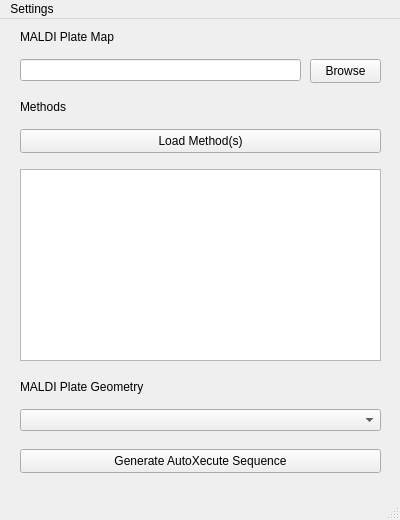
<?xml version="1.0" encoding="UTF-8"?>
<ui version="4.0">
 <class>MainWindow</class>
 <widget class="QMainWindow" name="MainWindow">
  <property name="geometry">
   <rect>
    <x>0</x>
    <y>0</y>
    <width>400</width>
    <height>520</height>
   </rect>
  </property>
  <property name="sizePolicy">
   <sizepolicy hsizetype="Fixed" vsizetype="Fixed">
    <horstretch>0</horstretch>
    <verstretch>0</verstretch>
   </sizepolicy>
  </property>
  <property name="minimumSize">
   <size>
    <width>400</width>
    <height>520</height>
   </size>
  </property>
  <property name="maximumSize">
   <size>
    <width>400</width>
    <height>520</height>
   </size>
  </property>
  <property name="windowTitle">
   <string>AutoXecute Sequence Generator</string>
  </property>
  <widget class="QWidget" name="CentralWidget">
   <widget class="QTableWidget" name="MethodsTable">
    <property name="geometry">
     <rect>
      <x>20</x>
      <y>150</y>
      <width>361</width>
      <height>192</height>
     </rect>
    </property>
   </widget>
   <widget class="QLabel" name="MaldiPlateMapLabel">
    <property name="geometry">
     <rect>
      <x>20</x>
      <y>10</y>
      <width>361</width>
      <height>16</height>
     </rect>
    </property>
    <property name="text">
     <string>MALDI Plate Map</string>
    </property>
   </widget>
   <widget class="QLineEdit" name="MaldiPlateMapLine">
    <property name="geometry">
     <rect>
      <x>20</x>
      <y>40</y>
      <width>281</width>
      <height>22</height>
     </rect>
    </property>
    <property name="readOnly">
     <bool>true</bool>
    </property>
   </widget>
   <widget class="QPushButton" name="MaldiPlateMapButton">
    <property name="geometry">
     <rect>
      <x>310</x>
      <y>40</y>
      <width>71</width>
      <height>24</height>
     </rect>
    </property>
    <property name="text">
     <string>Browse</string>
    </property>
   </widget>
   <widget class="QLabel" name="MethodsLabel">
    <property name="geometry">
     <rect>
      <x>20</x>
      <y>80</y>
      <width>361</width>
      <height>16</height>
     </rect>
    </property>
    <property name="text">
     <string>Methods</string>
    </property>
   </widget>
   <widget class="QPushButton" name="MethodsButton">
    <property name="geometry">
     <rect>
      <x>20</x>
      <y>110</y>
      <width>361</width>
      <height>24</height>
     </rect>
    </property>
    <property name="text">
     <string>Load Method(s)</string>
    </property>
   </widget>
   <widget class="QLabel" name="MaldiPlateGeometryLabel">
    <property name="geometry">
     <rect>
      <x>20</x>
      <y>360</y>
      <width>361</width>
      <height>16</height>
     </rect>
    </property>
    <property name="text">
     <string>MALDI Plate Geometry</string>
    </property>
   </widget>
   <widget class="QPushButton" name="GenerateAutoXecuteButton">
    <property name="geometry">
     <rect>
      <x>20</x>
      <y>430</y>
      <width>361</width>
      <height>24</height>
     </rect>
    </property>
    <property name="text">
     <string>Generate AutoXecute Sequence</string>
    </property>
   </widget>
   <widget class="QComboBox" name="MaldiPlateGeometryCombo">
    <property name="geometry">
     <rect>
      <x>20</x>
      <y>390</y>
      <width>361</width>
      <height>22</height>
     </rect>
    </property>
   </widget>
  </widget>
  <widget class="QStatusBar" name="statusbar"/>
  <widget class="QMenuBar" name="MenuBar">
   <property name="geometry">
    <rect>
     <x>0</x>
     <y>0</y>
     <width>400</width>
     <height>22</height>
    </rect>
   </property>
   <widget class="QMenu" name="Settings">
    <property name="title">
     <string>Settings</string>
    </property>
    <addaction name="ChangeGeometryFilesDirectory"/>
   </widget>
   <addaction name="Settings"/>
  </widget>
  <action name="ChangeGeometryFilesDirectory">
   <property name="text">
    <string>Edit Path to &quot;GeometryFiles&quot; Directory</string>
   </property>
  </action>
 </widget>
 <resources/>
 <connections/>
</ui>
